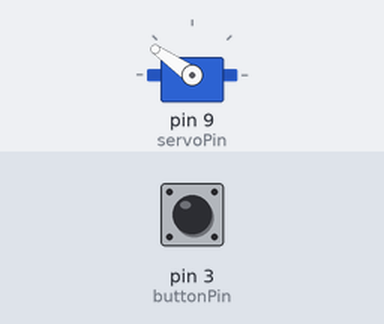
Bench run of a sketch on a simulated Arduino Uno, built with avr-gcc and run on an emulated ATmega328P. Shown: servo. Inputs (shaded band) come from the test bench; at power-on: pin 3 (buttonPin) HIGH.

Above: at 2.1 s.
2.2 s: pin 3 (buttonPin) pulled LOW for 0.15 s
At 4.1 s:
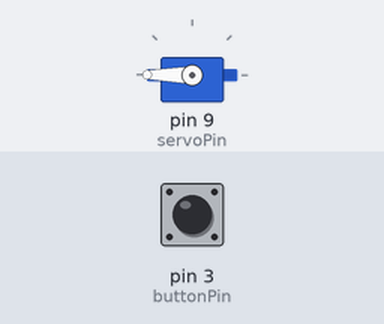
4.4 s: pin 3 (buttonPin) pulled LOW for 1 s
At 4.87 s:
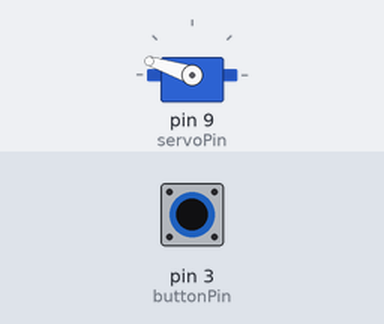
6.9 s: pin 3 (buttonPin) pulled LOW for 3.2 s
At 8.0 s:
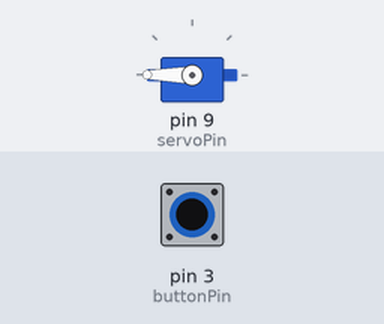
Timing chart, 0 to 9.9 s (numbered marks = the images above; inputs shaded):
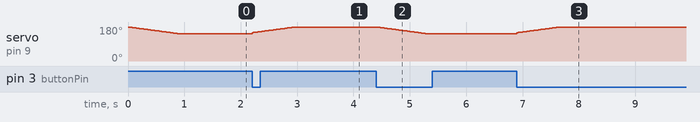

Measured:
- after the input at 2.2 s, servo on pin 9 (servoPin): moves from 145° to 180° over 0.75 s, starting at once
- after the input at 4.4 s, servo on pin 9 (servoPin): moves from 180° to 145° over 0.85 s, starting at once
- after the input at 6.9 s, servo on pin 9 (servoPin): moves from 145° to 180° over 0.75 s, starting at once

The sketch:

AmazonLights.ino
```cpp
#include <Servo.h>

//Servo
int servoPin = 9;
int onPos = 180;
int offPos = 145;
int pos;

Servo myServo;

//Button
int buttonPin = 3;
int buttonState;
int previousButtonState = 1;
int toggle = 0; //0 = off, 1 = on

//Debounce
int debounce = 60;
int lastDebounceTime = 0;

int val;

void setup() {
  myServo.attach(servoPin);
  pinMode(buttonPin, INPUT_PULLUP);
  turnOff();

}

void loop() {
  buttonState = digitalRead(buttonPin);

  if (((buttonState == 0) && (previousButtonState == 1)) && ((millis() - lastDebounceTime) > debounce)) {
    if (toggle == 0) {
        turnOn();
        toggle = 1;
    }
    else if (toggle == 1) {
        turnOff();
        toggle = 0;
    }
    lastDebounceTime =  millis();
  }

  previousButtonState =  buttonState;
  testServoPos();
}

void turnOn() {
  for (pos = 150; pos <= onPos; pos += 1) {
        myServo.write(pos);
        delay(25);

  }
}

void turnOff() {
  for (pos = 180; pos >= offPos; pos -= 1) {
        myServo.write(pos);
        delay(25);

  }
}

void testServoPos() {
    Serial.print("Pos:");
    Serial.print(val);
    Serial.println("");
}
```
